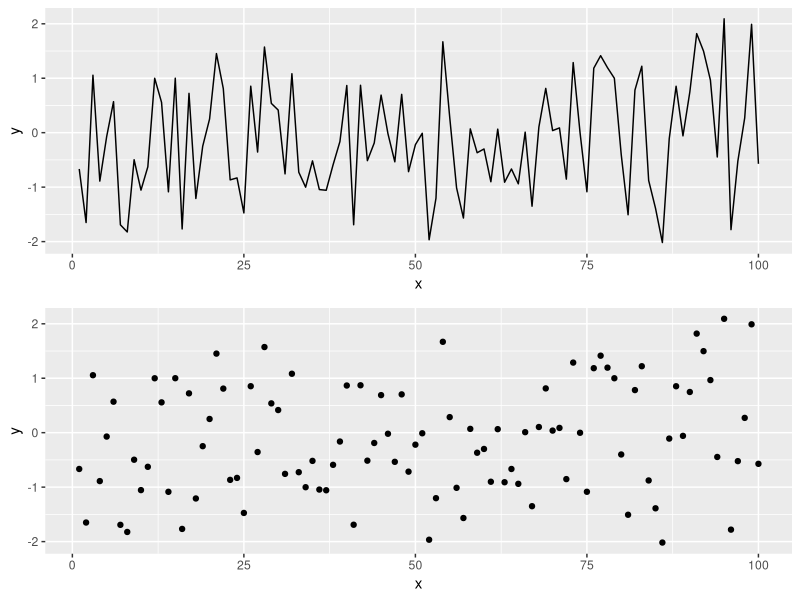

Write R code to recreate this figure. (Note: this script raises an error after producing the figure.)
## ---- chunk 1
knitr::opts_chunk$set(echo = TRUE, fig.width = 8, fig.height = 8, fig.alig = "center")
## ---- chunk 2
library(tidyverse)
library(gridExtra)
## ---- chunk 3
# Simulating data according to a normal distribution

x <- seq(1:100)
y <- rnorm(100) # Generating data form a normal distribution with mean 0 and variance 1

data <- data.frame(x = x, y = y ) # Creating a data frame

p1 = ggplot(data, aes(x= x, y = y)) +
geom_line()

p2 = ggplot(data, aes(x= x, y = y)) +
geom_point()

grid.arrange(p1, p2)
## ---- chunk 4

knitr::include_graphics("Images/newimage.png")

